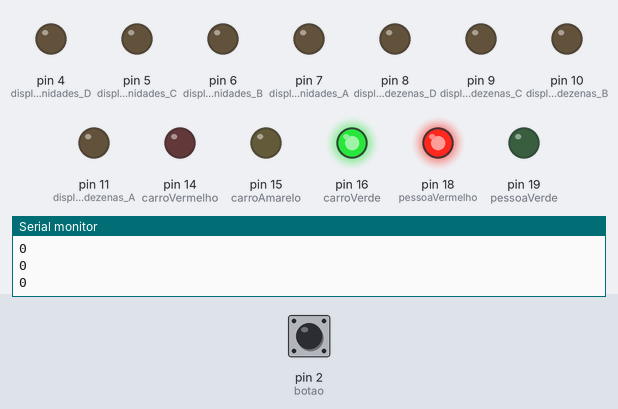
Recording of a sketch running on a simulated Arduino Uno, built with avr-gcc and run on an emulated ATmega328P. Shown: output pins drawn as LEDs (lit = HIGH), the last lines printed to the serial monitor. The test bench sets the inputs (shaded band); at power-on: pin 2 (botao) LOW.

Above: at 1.2 s.
1.3 s: pin 2 (botao) pulled HIGH for 0.15 s
At 2.5 s:
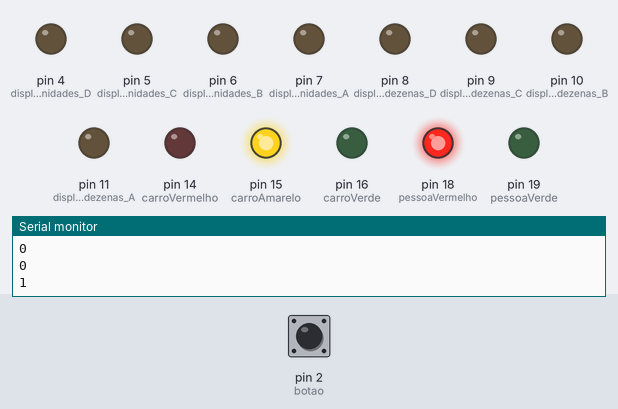
At 6.7 s:
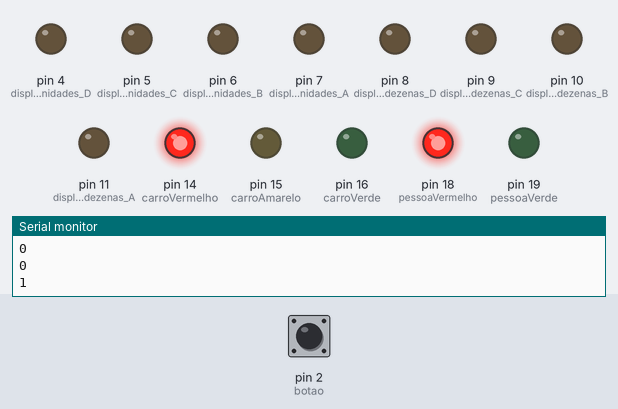
Timing chart, 0 to 20.8 s (numbered marks = the images above; inputs shaded):
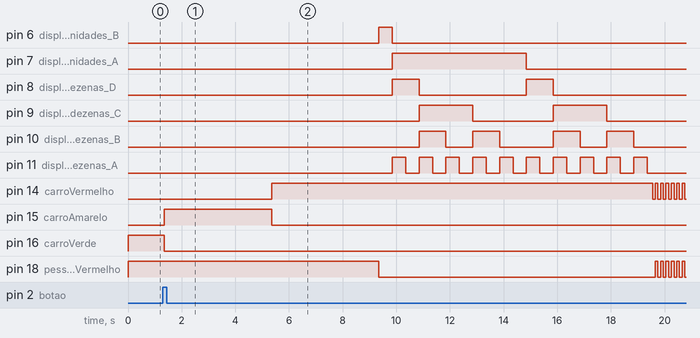

Measured:
- after the input at 1.3 s, pin 6 (display_unidades_B): LOW → HIGH after 8.1 s, → LOW 0.50 s later; pin 7 (display_unidades_A): LOW → HIGH after 8.6 s, → LOW 5.0 s later

The sketch:

06_projeto_sem_foro_projeto_31.ino
```cpp
// Projeto - Semáforo
// Autor: André Lucas de Macedo Santos
// RA: 00079537
// Data: 03-12-2020
// Link: https://www.tinkercad.com/things/dPKfNUXsjXp-projeto-semaforo-projeto-3

int carroVermelho = 14;
int carroAmarelo = 15;
int carroVerde = 16;
int pessoaVermelho = 18;
int pessoaVerde = 19;
int botao = 2;

unsigned long mudaTempo;

int cont = 0;

void setup() {

  mudaTempo = millis();

  pinMode(carroVermelho, OUTPUT);
  pinMode(carroAmarelo, OUTPUT);
  pinMode(carroVerde, OUTPUT);
  pinMode(pessoaVermelho, OUTPUT);
  pinMode(pessoaVerde, OUTPUT);
  pinMode(botao, INPUT);

  digitalWrite(carroVerde, HIGH);
  digitalWrite(pessoaVermelho, HIGH);
  digitalWrite(carroVermelho, LOW);
  digitalWrite(carroAmarelo, LOW);
  digitalWrite(pessoaVerde, LOW);

  pinMode(4, OUTPUT);//display unidades D
  pinMode(5, OUTPUT);//display unidades C
  pinMode(6, OUTPUT);//display unidades B
  pinMode(7, OUTPUT);//display unidades A
  pinMode(8, OUTPUT);//display dezenas D
  pinMode(9, OUTPUT);//display dezenas C
  pinMode(10, OUTPUT);//display dezenas B
  pinMode(11, OUTPUT);//display dezenas A

  digitalWrite(4,LOW); //display unidades inicia em zero DCBA
  digitalWrite(5,LOW);
  digitalWrite(6,LOW);
  digitalWrite(7,LOW);
  digitalWrite(8,LOW); //display dezenas inicia em zero DCBA
  digitalWrite(9,LOW);
  digitalWrite(10,LOW);
  digitalWrite(11,LOW);

  Serial.begin(9600);
}

void loop() {

  // A variável que vamos setar abaixo servirá para "guardar" o estado do nosso botão (pressionado ou não pressionado)

  int estado = digitalRead(botao);
  delay(50);
  Serial.println(estado);

  // Se o botão está sendo pressionado executa, uma vez pressionado aguarda passar 10 segundos desde a última pressão.

  if (estado == HIGH) {

    //Então SE SIM, executa a função de mudar o estado das luzes abaixo.
    mudaLuzes();
  }

   //Então SE NÃO, aguarda se já passou 10 segundos desde a última pressão.
  else
  {
    ((millis() - mudaTempo) > 10000);
  }
}

void mudaLuzes() {

  digitalWrite(carroVermelho, LOW);
  digitalWrite(carroAmarelo, HIGH);    // A luz amarela vai ligar por 4 segundos
  digitalWrite(carroVerde, LOW);    // A luz verde é desligada
  delay(4000);

  digitalWrite(carroVermelho, HIGH);    // A luz vermelha vai ligar por 4 segundos
  digitalWrite(carroAmarelo, LOW);
  digitalWrite(carroVerde, LOW);    // A luz verde é desligada
  delay(4000);

  digitalWrite(carroVermelho, HIGH); // A luz vermelha vai ligar por 20 segundos
  digitalWrite(carroAmarelo, LOW); // A luz amarela vai desligar
  digitalWrite(carroVerde, LOW);    // A luz verde contínua desligada

  digitalWrite(pessoaVermelho, LOW);
  digitalWrite(pessoaVerde, HIGH);

  if(cont == 0){

   cont=0;

  digitalWrite(4,LOW); //nº dois nas dezenas
  digitalWrite(5,LOW);
  digitalWrite(6,HIGH);
  digitalWrite(7,LOW);
  digitalWrite(8,LOW); //nº zero nas unidades
  digitalWrite(9,LOW);
  digitalWrite(10,LOW);
  digitalWrite(11,LOW);
  delay(500);
}

  cont++;

  if(cont == 1){
  digitalWrite(4,LOW); //nº um nas dezenas
  digitalWrite(5,LOW);
  digitalWrite(6,LOW);
  digitalWrite(7,HIGH);
  digitalWrite(8,HIGH); //nº nove nas unidades
  digitalWrite(9,LOW);
  digitalWrite(10,LOW);
  digitalWrite(11,HIGH);
  delay(500);
}

  cont++;

  if(cont == 2){
  digitalWrite(4,LOW); //nº um nas dezenas
  digitalWrite(5,LOW);
  digitalWrite(6,LOW);
  digitalWrite(7,HIGH);
  digitalWrite(8,HIGH); //nº oito nas unidades
  digitalWrite(9,LOW);
  digitalWrite(10,LOW);
  digitalWrite(11,LOW);
  delay(500);
}

  cont++;

  if(cont == 3){
  digitalWrite(4,LOW); //nº um nas dezenas
  digitalWrite(5,LOW);
  digitalWrite(6,LOW);
  digitalWrite(7,HIGH);
  digitalWrite(8,LOW); //nº sete nas unidades
  digitalWrite(9,HIGH);
  digitalWrite(10,HIGH);
  digitalWrite(11,HIGH);
  delay(500);
}

  cont++;

  if(cont == 4){
  digitalWrite(4,LOW); //nº um nas dezenas
  digitalWrite(5,LOW);
  digitalWrite(6,LOW);
  digitalWrite(7,HIGH);
  digitalWrite(8,LOW); //nº seis nas unidades
  digitalWrite(9,HIGH);
  digitalWrite(10,HIGH);
  digitalWrite(11,LOW);
  delay(500);
}

  cont++;

  if(cont == 5){
  digitalWrite(4,LOW); //nº um nas dezenas
  digitalWrite(5,LOW);
  digitalWrite(6,LOW);
  digitalWrite(7,HIGH);
  digitalWrite(8,LOW); //nº cinco nas unidades
  digitalWrite(9,HIGH);
  digitalWrite(10,LOW);
  digitalWrite(11,HIGH);
  delay(500);
}

    cont++;

  if(cont == 6){
  digitalWrite(4,LOW); //nº um nas dezenas
  digitalWrite(5,LOW);
  digitalWrite(6,LOW);
  digitalWrite(7,HIGH);
  digitalWrite(8,LOW); //nº quatro nas unidades
  digitalWrite(9,HIGH);
  digitalWrite(10,LOW);
  digitalWrite(11,LOW);
  delay(500);
}

    cont++;

  if(cont == 7){
  digitalWrite(4,LOW); //nº um nas dezenas
  digitalWrite(5,LOW);
  digitalWrite(6,LOW);
  digitalWrite(7,HIGH);
  digitalWrite(8,LOW); //nº três nas unidades
  digitalWrite(9,LOW);
  digitalWrite(10,HIGH);
  digitalWrite(11,HIGH);
  delay(500);
}

  cont++;

  if(cont == 8){
  digitalWrite(4,LOW); //nº um nas dezenas
  digitalWrite(5,LOW);
  digitalWrite(6,LOW);
  digitalWrite(7,HIGH);
  digitalWrite(8,LOW); //nº dois nas unidades
  digitalWrite(9,LOW);
  digitalWrite(10,HIGH);
  digitalWrite(11,LOW);
  delay(500);
}

  cont++;

  if(cont == 9){
  digitalWrite(4,LOW); //nº um nas dezenas
  digitalWrite(5,LOW);
  digitalWrite(6,LOW);
  digitalWrite(7,HIGH);
  digitalWrite(8,LOW); //nº um nas unidades
  digitalWrite(9,LOW);
  digitalWrite(10,LOW);
  digitalWrite(11,HIGH);
  delay(500);
}

  cont++;

  if(cont == 10){
  digitalWrite(4,LOW); //nº um nas dezenas
  digitalWrite(5,LOW);
  digitalWrite(6,LOW);
  digitalWrite(7,HIGH);
  digitalWrite(8,LOW); //nº zero nas unidades
  digitalWrite(9,LOW);
  digitalWrite(10,LOW);
  digitalWrite(11,LOW);
  delay(500);
}

  cont++;

  if(cont == 11){
  digitalWrite(4,LOW); //nº zero nas dezenas
  digitalWrite(5,LOW);
  digitalWrite(6,LOW);
  digitalWrite(7,LOW);
  digitalWrite(8,HIGH); //nº nove nas unidades
  digitalWrite(9,LOW);
  digitalWrite(10,LOW);
  digitalWrite(11,HIGH);
  delay(500);
}

  cont++;

  if(cont == 12){
  digitalWrite(4,LOW); //nº zero nas dezenas
  digitalWrite(5,LOW);
  digitalWrite(6,LOW);
  digitalWrite(7,LOW);
  digitalWrite(8,HIGH); //nº oito nas unidades
  digitalWrite(9,LOW);
  digitalWrite(10,LOW);
  digitalWrite(11,LOW);
  delay(500);
}

  cont++;

    if(cont == 13){
  digitalWrite(4,LOW); //nº zero nas dezenas
  digitalWrite(5,LOW);
  digitalWrite(6,LOW);
  digitalWrite(7,LOW);
  digitalWrite(8,LOW); //nº sete nas unidades
  digitalWrite(9,HIGH);
  digitalWrite(10,HIGH);
  digitalWrite(11,HIGH);
  delay(500);
 }

  cont++;

    if(cont == 14){
  digitalWrite(4,LOW); //nº zero nas dezenas
  digitalWrite(5,LOW);
  digitalWrite(6,LOW);
  digitalWrite(7,LOW);
  digitalWrite(8,LOW); //nº seis nas unidades
  digitalWrite(9,HIGH);
  digitalWrite(10,HIGH);
  digitalWrite(11,LOW);
  delay(500);
}

  cont++;

    if(cont == 15){
  digitalWrite(4,LOW); //nº zero nas dezenas
  digitalWrite(5,LOW);
  digitalWrite(6,LOW);
  digitalWrite(7,LOW);
  digitalWrite(8,LOW); //nº cinco nas unidades
  digitalWrite(9,HIGH);
  digitalWrite(10,LOW);
  digitalWrite(11,HIGH);
  delay(500);
}

  cont++;

    if(cont == 16){
  digitalWrite(4,LOW); //nº zero nas dezenas
  digitalWrite(5,LOW);
  digitalWrite(6,LOW);
  digitalWrite(7,LOW);
  digitalWrite(8,LOW); //nº quatro nas unidades
  digitalWrite(9,HIGH);
  digitalWrite(10,LOW);
  digitalWrite(11,LOW);
  delay(500);
}

  cont++;

    if(cont == 17){
  digitalWrite(4,LOW); //nº zero nas dezenas
  digitalWrite(5,LOW);
  digitalWrite(6,LOW);
  digitalWrite(7,LOW);
  digitalWrite(8,LOW); //nº três nas unidades
  digitalWrite(9,LOW);
  digitalWrite(10,HIGH);
  digitalWrite(11,HIGH);
  delay(500);
}

  cont++;

    if(cont == 18){
  digitalWrite(4,LOW); //nº zero nas dezenas
  digitalWrite(5,LOW);
  digitalWrite(6,LOW);
  digitalWrite(7,LOW);
  digitalWrite(8,LOW); //nº dois nas unidades
  digitalWrite(9,LOW);
  digitalWrite(10,HIGH);
  digitalWrite(11,LOW);
  delay(500);
}

  cont++;

    if(cont == 19){
  digitalWrite(4,LOW); //nº zero nas dezenas
  digitalWrite(5,LOW);
  digitalWrite(6,LOW);
  digitalWrite(7,LOW);
  digitalWrite(8,LOW); //nº um nas unidades
  digitalWrite(9,LOW);
  digitalWrite(10,LOW);
  digitalWrite(11,HIGH);
  delay(500);
}

  cont++;

 if(cont == 20){        //Condição necessária para zerar (00) a contagem.
  digitalWrite(8,LOW); //nº zero nas unidades
  digitalWrite(9,LOW);
  digitalWrite(10,LOW);
  digitalWrite(11,LOW);
  digitalWrite(4,LOW); //nº zero nas dezenas
  digitalWrite(5,LOW);
  digitalWrite(6,LOW);
  digitalWrite(7,LOW);
  delay(200);
 }

  // Pisca a luz vermelha dos PEDESTRES (frequência de 1 Hz, durante 3 segundos)
  for (int x=0; x<30; x++) {
    digitalWrite(pessoaVermelho, LOW);
    digitalWrite(pessoaVerde, LOW);
    digitalWrite(carroVermelho, LOW);
    digitalWrite(carroAmarelo, LOW);
    digitalWrite(carroVerde, LOW);
    delay(100);
    digitalWrite(pessoaVermelho, HIGH);
    digitalWrite(pessoaVerde, LOW);
  	digitalWrite(carroVermelho, HIGH);
  	digitalWrite(carroAmarelo, LOW);
  	digitalWrite(carroVerde, LOW);
    delay(100);
  }
  digitalWrite(pessoaVermelho, HIGH);
  digitalWrite(pessoaVerde, LOW);
  digitalWrite(carroVermelho, HIGH);
  digitalWrite(carroAmarelo, LOW);
  digitalWrite(carroVerde, LOW);
  delay(4250);

  digitalWrite(carroVerde, HIGH);
  digitalWrite(pessoaVermelho, HIGH);
  digitalWrite(carroVermelho, LOW);
  digitalWrite(carroAmarelo, LOW);
  digitalWrite(pessoaVerde, LOW);

  mudaTempo = millis();
}
```
